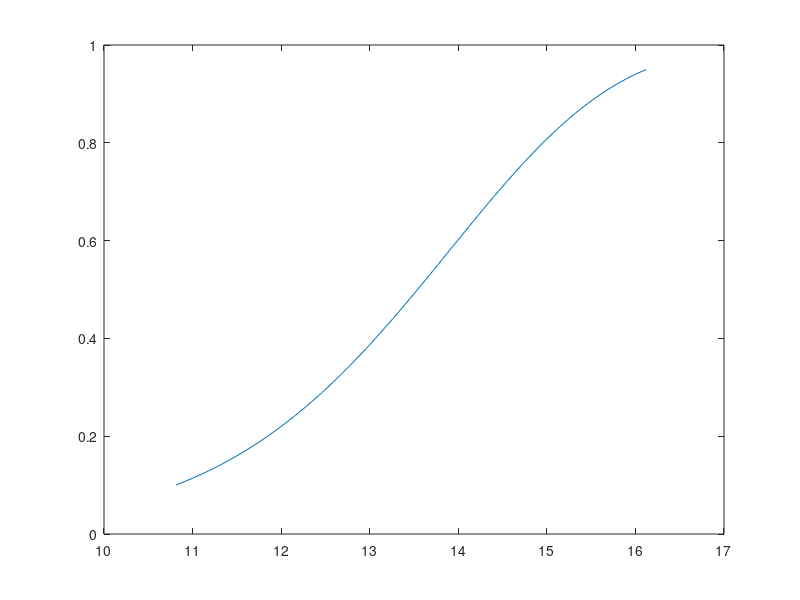
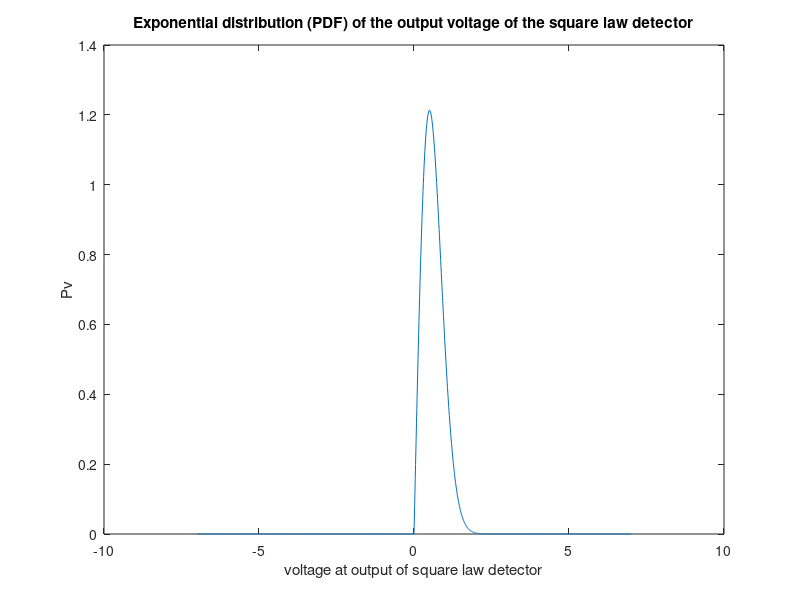

Write the MATLAB code that produced these figures, in order. (Note: this script raises an error after producing the figures.)
close all

Pfa = 1e-6;
Pd = 0.1:0.01:0.95

Nt = 1

%% NOISE VOLTAGE DISTRIBUTION

x = -7:.01:7;
%standard deviation of noise
std_dev = (1)^-0.5;
var = ((std_dev)^2)/2
pd = makedist('Normal','Sigma',std_dev);
H0 =  pdf(pd,x);


%% THRESHOLD VOLTAGE

%inverse of the cumulative normal distribution give threshold voltage
%finding P(v|H0) > Vtrice
Vt =  norminv(1- Pfa,0, std_dev)


%% CUMULATIVE VOLTAGE DISTRIBUTION OF NOISE

norm_area_right_pfa = 1 - cdf('Normal',Vt,0,std_dev);
a = norminv(norm_area_right_pfa,0,std_dev)

%% SIGNAL DISTRIBUTION

%lower bound to include 80% of H1 above threshold
norm_area_right_pd = 1- Pd;

%converting area of norm to threshold value

d_thresh = norminv(norm_area_right_pd,0,std_dev);

%plotting pdf of H1
pd_pd = makedist('Normal','Sigma',std_dev, 'mu', 0);

%ploting pdf of H1 with threshold


%% PLOTTING BOTH
H1 = pdf(pd_pd,x);

m = Vt - d_thresh
m2 = m.^2
snr = m2./(std_dev.^2)
snr_db = 10.*log10(snr)

%% ROC plot

plot(snr_db,Pd)

%% PLOTTING SQUARE LAW DETECTOR RAYLEIGH (expo PDF, H0)

v2 = raylpdf(x,var); %Richards 15.19

figure
plot(x,v2)
xlabel("voltage at output of square law detector")
ylabel("Pv")
title("Exponential distribution (PDF) of the output voltage of the square law detector")

% threshhold value for rayleigh
%T = sqrt(2)*std_dev*sqrt(-log(Pfa)); %Richards 15.47
T = Vt;
hold on
xline(T)

%% Rayleigh CDF

v2_cdf = raylcdf(x,var);

figure
plot(x,v2_cdf)
xlabel("voltage at output of square law detector")
ylabel("Pv")
title("rayleigh distribution (cdf) of the output voltage of the square law detector")
hold on
xline(T)

%% APPLYING SWERLING 1

syms snr

SNR = zeros(1, length(Pd));

for i = 1:numel(Pd)
    
    pd = Pd(i);
    
    eqn = ( pd == exp(-T/(1+Nt*snr)) );
    
    %eqn = ( pd == ((1 + 1/(Nt*snr))^(Nt-1))*exp(-T/(1+Nt*snr)) );
    
    if i == 1
        
        SNR(1,i) = solve(eqn,snr)
        
    else
        

        SNR(1,i) = solve(eqn,snr)
        
    end 

end
    
figure
plot(10*log10(SNR),Pd)
xlabel("SNR (dB)")
ylabel("Pd")
